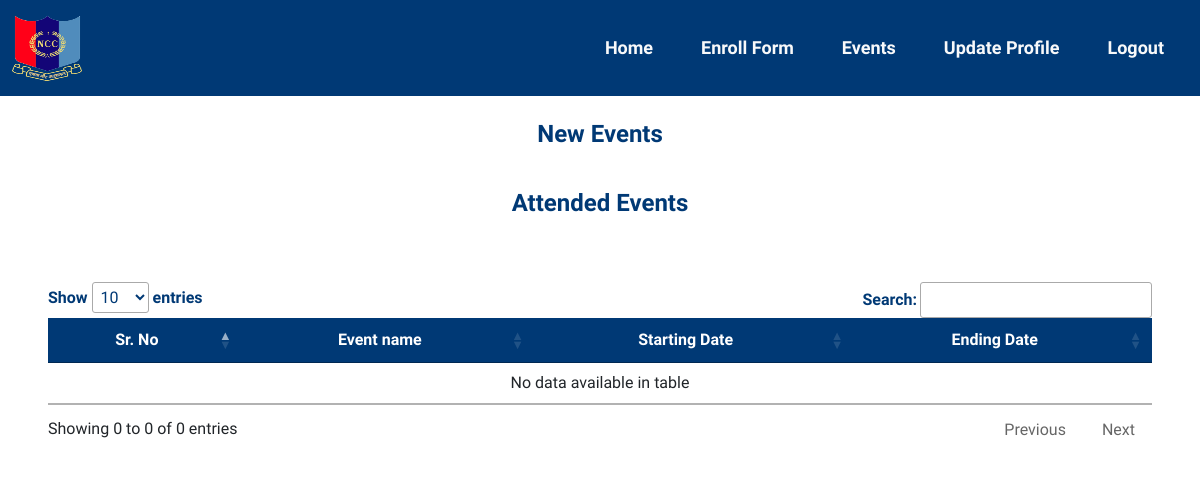
Before: /student_events.php (signed in) with the older database file.
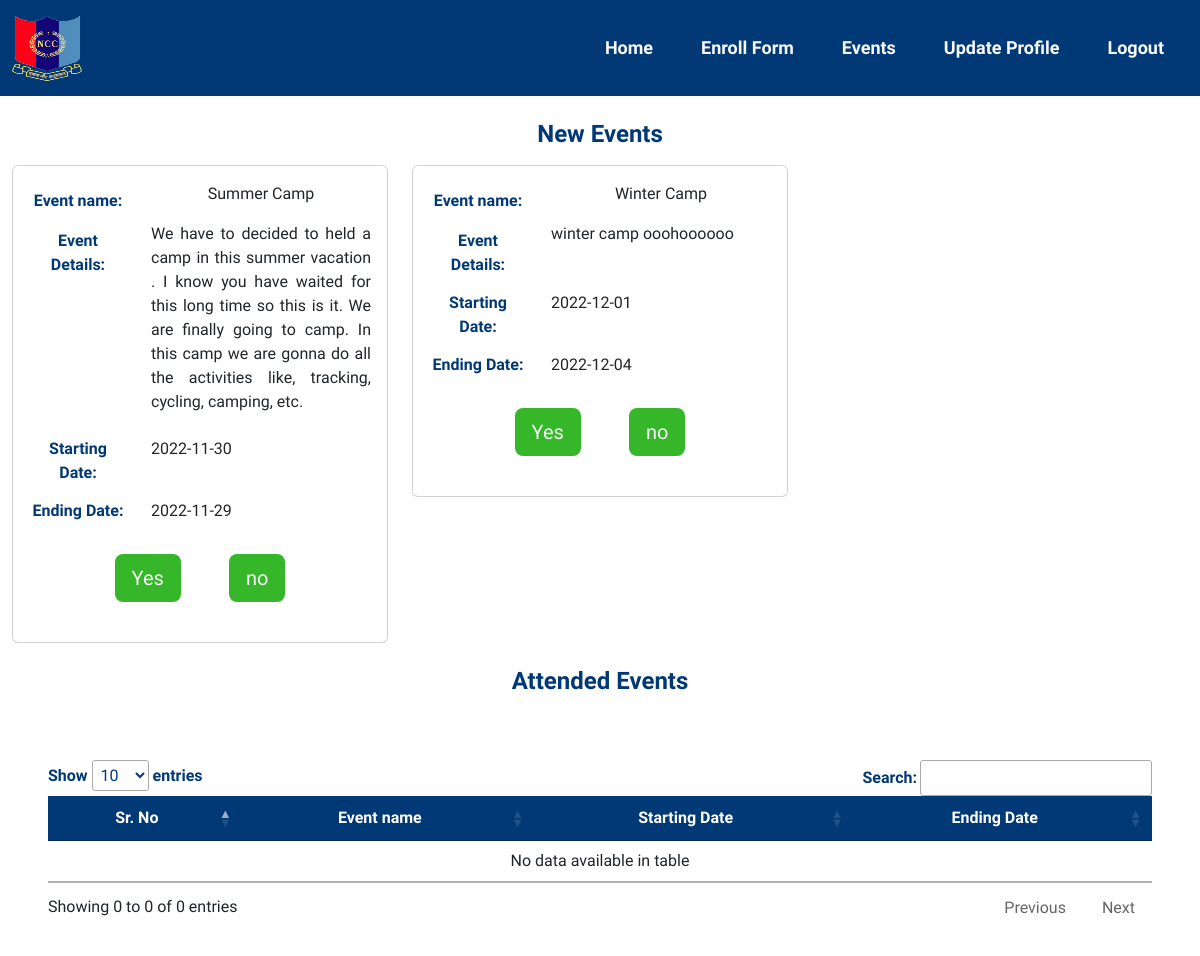
After: the same page with the newer database file.
### tables this page shows
CREATE TABLE `event_handle` (
  `id` int(255) NOT NULL,
  `evName` varchar(100) NOT NULL,
  `evDetails` varchar(255) NOT NULL,
  `startDate` varchar(200) NOT NULL,
  `endDate` varchar(200) NOT NULL,
  `participant` varchar(255) DEFAULT NULL,
  `notInterested` varchar(255) DEFAULT NULL,
  `place` varchar(200) DEFAULT NULL,
  `typeOfEvent` int(10) NOT NULL DEFAULT 0,
  `campPhoto` varchar(200) DEFAULT NULL,
  `anoId` int(200) DEFAULT NULL,
  `future1` varchar(255) DEFAULT NULL,
  `future2` varchar(255) DEFAULT NULL,
  `future3` varchar(255) DEFAULT NULL
);

### student_events.php (the view, shortened to what this page needs)
<?php
include ('database/include.php');
?>
<!DOCTYPE html>
<html lang="en">
<head>
    <link rel="stylesheet" href="style.css">
    <link rel="stylesheet" href="//cdn.datatables.net/1.12.1/css/jquery.dataTables.min.css">
    <link href="https://cdn.jsdelivr.net/npm/bootstrap@5.2.2/dist/css/bootstrap.min.css" rel="stylesheet">
</head>
<body>
    <section>
        <nav class="navbar navbar-expand-lg">
            <div class="container-fluid">
                <a class="navbar-brand" href="#"><img src="images/logo.png" width="70" height="70" alt=""></a>
                <div class="justify-content-end collapse navbar-collapse" id="navbarNav">
                    <ul class="navbar-nav">
                        <li class="nav-item">
                            <a class="nav-link text-light" href="student_dashboard.php">Home</a>
                        </li>
                        <li class="nav-item">
                            <a class="nav-link text-light" href="EnrollForm.php">Enroll Form</a>
                        </li>
                        <li class="nav-item">
                            <a class="nav-link text-light" href="student_events.php">Events</a>
                        </li>
                        <li class="nav-item">
                            <a class="nav-link text-light" href="studentProfile.php">Update Profile</a>
                        </li>
                        <li class="nav-item">
                            <a class="nav-link text-light" href="logout.php">Logout</a>
                        </li>
                    </ul>
                </div>
            </div>
        </nav>
    </section>
    <section>
        <center>
            <h4 class="heading mt-4">New Events</h4>
        </center>
        <div class="row mt-3" style="width: 100%;text-align:center;margin: 0 auto;">
                <?php
                $sql = "SELECT * FROM `event_handle`" ;
                $result = mysqli_query($conn, $sql);
                while($row = mysqli_fetch_assoc($result)){
                    $tdate = date("Y-m-d");
                    $edate = $row['startDate'];
                    $participate = false;
                    $arrayParticipate = explode(",",$row['participant']);
                    foreach($arrayParticipate as $value){
                        if($value == $_SESSION['userId']){
                            $participate = true;
                        }
                    }
                    if($tdate <= $edate && $participate == false){
                        echo '
                        <div class="col-md-4">
                <div class="card" style="margin: 0 auto; padding: 1rem;">
                            <div class="row">
                        <label for="" class="col-md-4 col-form-label">Event name:</label>
                        <div class="col-md-8">
                        <p>
                        '.$row['evName'].'
                        </p>
                        </div>
                    </div>
                    <div class="row">
                        <label for="" class="col-md-4 col-form-label">Event Details:</label>
                        <div class="col-md-8">
                        <p style="text-align: justify; ">
                        '.$row['evDetails'].'
                        </p>
                        </div>
                    </div>
                    <div class=" row">
                        <label for="" class="col-md-4 col-form-label">Starting Date:</label>
                        <div class="col-md-8">
                            <input type="text" readonly class="form-control-plaintext" id="startDate" name="startDate" value="'.$row['startDate'].'">
                        </div>
                    </div>
                    <div class="row">
                        <label for="" class="col-md-4 col-form-label">Ending Date:</label>
                        <div class="col-md-8">
                            <input type="text" readonly class="form-control-plaintext" id="endDate" name="endDate" value="'.$row['endDate'].'">
                        </div>
                    </div>
                    <div class="btn_group" style="display: flex;margin:0 auto;">
                    ';
                    ?>
                        <form action="<?php echo htmlspecialchars($_SERVER['PHP_SELF']); ?>" method="post" class="m-3">
                            <input type="Submit" value="Yes" name="yes" class="btn btn-lg text-light m-2" style="background-color: #35b729;">
                        </form>
                        <form action="<?php echo htmlspecialchars($_SERVER['PHP_SELF']); ?>" method="post" class="m-3">
                            <input type="Submit" value="no" name="no" class="btn btn-lg text-light m-2" style="background-color: #35b729;">
                        </form>
                        <?php
                        echo '
                    </div>
                    </div>
                    </div>
                    ';
                    }
                }
                ?>
            </div>
    </section>
    <section class="mt-4">
        <center>
            <h4 class="heading">Attended Events</h4>
        </center>
    </section>
    <div id="table-wrapper" class="p-5 mt-3">
        <div class="main" id="table-scroll">
            <table class="table text-center" id="myTable" class="myTable">
                <thead style="background-color: #003975; color:white;">
                    <tr>
                        <th scope="col">Sr. No</th>
                        <th scope="col">Event name</th>
                        <th scope="col">Starting Date</th>
                        <th scope="col">Ending Date</th>
                    </tr>
                </thead>
                <tbody>
                </tbody>
        </div>
    </div>
</body>
</html>

### style.css (style rules this page uses)
* { margin: 0; padding: 0; box-sizing: border-box; }
body { font-family: 'Raleway', sans-serif; }
.navbar { background-color: #003975; font-family: 'Raleway', sans-serif; font-weight: 600; font-size: 18px; }
.nav-link { margin-left: 1rem; margin-right: 1rem; }
.nav-link:after { display: block; content: ''; border-bottom: solid 2px #35b729; transform: scaleX(0); transition: transform 250ms ease-in-out; }
.heading { color: #003975; font-weight: 600; }
label { font-family: 'Raleway', sans-serif; font-weight: 600; color: #003975; }

### student_events.php (style rules this page uses)
th { text-align: center !important; }
body { font-family: 'Raleway', sans-serif; }

Changed rows visible on the page:
now on this page (row edited): event_handle: evName "Summer Camp", evDetails "We have to decided to held a camp in this summer vacation . I know you have waited for this long time so this is it. We are finally going to camp. In this camp we are gonna do all the activities like, tracking, cycling, camping, etc.", startDate "2022-11-30", endDate "2022-11-29"
added event_handle: evName "Winter Camp", evDetails "winter camp ooohoooooo", startDate "2022-12-01", endDate "2022-12-04"
